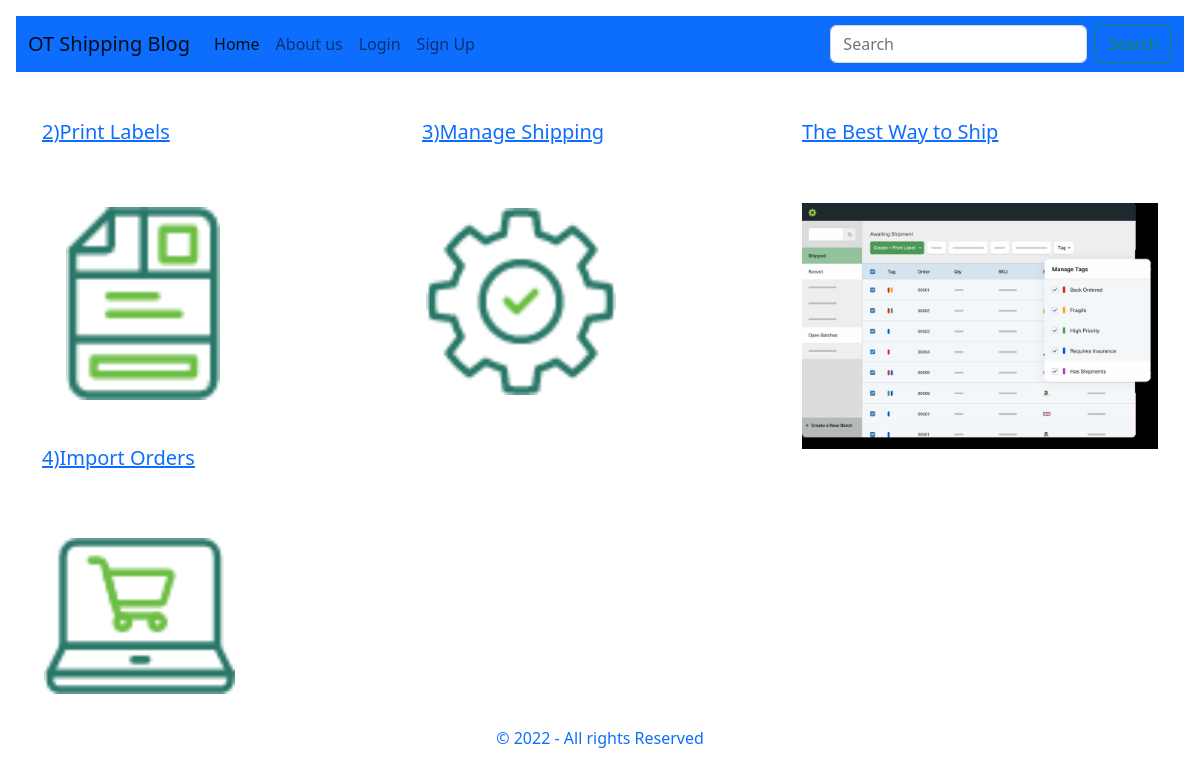
The app's page /tag/Our-Activities-Sequence/ with its own data.
### main/models.py (models this page shows, shortened)
class BlogPost(models.Model):
    user = models.ForeignKey(User, on_delete=models.CASCADE, blank=False, null=False,
                            verbose_name='Author')
    title = models.CharField('Title', max_length=120, blank=False, null=False)
    slug = models.SlugField('Slug', editable=False, max_length=180, unique=True, default=timezone.now)
    content = models.TextField('Content', max_length=800, blank=False, null=False)
    banner = models.ImageField('Image', upload_to='images/', blank=True,
                                 null=True, default='images/default_image.png')
    tags = models.ManyToManyField(BlogTag, verbose_name='Tags')

### main/views.py (the view)
# urls.py: path('tag/<slug>/', PostsTagView.as_view(), name='tag'),
class PostsTagView(ListView):
    model = BlogPost
    template_name = 'posts.html'
    context_object_name = 'articles'
    def get_queryset(self, *args, **kwargs):
        query = BlogPost.objects.filter(tags__slug=self.kwargs['slug'])
        return query

### templates/posts.html (shortened to what this page needs)
{% extends 'base.html' %}
{% load static %}
{% block content %}
<div class="container mt-4">
    <div class="row">
        {% for post in articles %}
            {% if forloop.counter > 1%}
                <div class="col-4 mb-4">
                    <h2 class="h5 h-25 mt-4">
                        <a href="{% url 'article' post.slug %}">{{post.title}}</a>
                    </h2>
                    <img class="img-fluid" src="{{post.banner.url}}" alt="{{post.title}}">
                </div>
            {% endif %}
        {% endfor %}
    </div>
</div>
{% endblock %}

### records on screen
BlogPost: title "2)Print Labels", banner (picture)
BlogPost: title "3)Manage Shipping", banner (picture)
BlogPost: title "The Best Way to Ship", banner (picture)
BlogPost: title "4)Import Orders", banner (picture)
